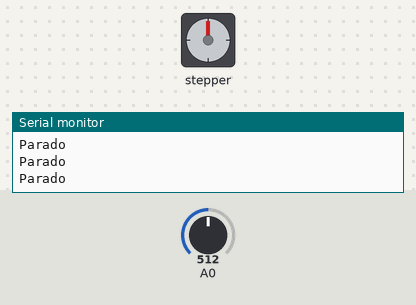
This sketch was run on a simulated Arduino Uno, built with avr-gcc and run on an emulated ATmega328P. Parts: stepper motor, the last lines printed to the serial monitor. Inputs (shaded band) come from the test bench; at power-on: A0 = 512. Stepper angles assume 200 steps per turn.

Above: at 1.2 s.
1.3 s: A0 set to 837
2.8 s: A0 set to 867
At 2.96 s:
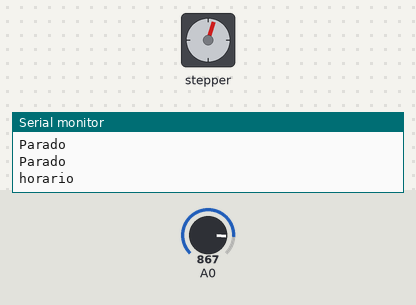
5.8 s: A0 set to 140
8.8 s: A0 set to 160
At 9.9 s:
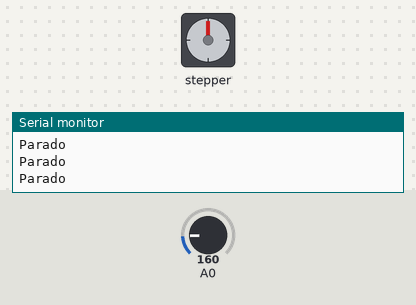
10.3 s: A0 set to 122
At 10.46 s:
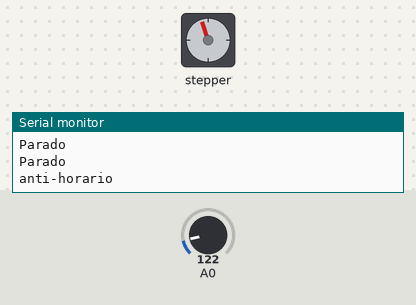
13.3 s: A0 set to 306
At 14.4 s:
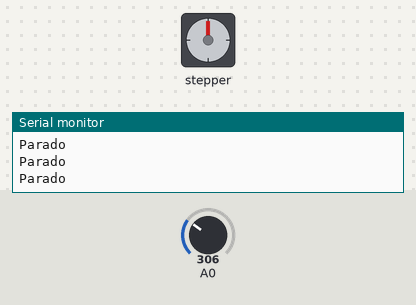
Timing chart, 0 to 16.3 s (numbered marks = the images above; inputs shaded):
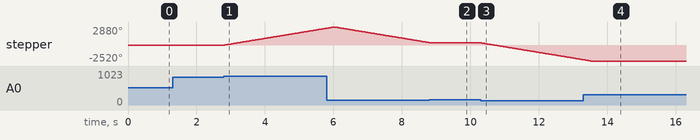

Measured:
- the behaviour switches between 850 and 851 on A0 (found by bisection; images 0 and 1)
- after the input at 2.8 s, stepper: keeps turning clockwise at about 899°/s, starting at once
- after the input at 8.8 s, stepper: goes on until 8.8 s, then stays 360°
- after the input at 10.3 s, stepper: keeps turning counter-clockwise at about 898°/s, starting at once
- after the input at 13.3 s, stepper: goes on until 13.5 s, then stays -2520°

The sketch:

MOTOR_DE_PASSO_POT.ino
```cpp
#include <Stepper.h>             //Inclusão da biblioteca

const int passosPorVolta = 200;
/*
Numero de passos por volta,
geralmente é dado no próprio motor
As vezes é fornecido o angulo de passo,
divida 360 por esse numero para saber
o numero de passos por volta
*/
// Declaração de um motor de passo nos pinos 8 a 11:
Stepper motor(passosPorVolta, 8,9,10,11);

void setup() {
  // Velocidade do motor em pwm: Obs. Pode variar de acordo com  de
                                  //a capacidade do motor
motor.setSpeed(150);
  // Inialização da serial para debug:
  Serial.begin(9600);

}

void loop() {
  int x = analogRead(A0);
    if(x > 850){  // se o potenciomentro for menor
                 //   que 850 gira sentido horário:
      Serial.println("horario");
      motor.step(passosPorVolta);

    }
    if(x < 150){  // se o potenciometro for menor
                 //  que 150 sentido anti-horário:
      Serial.println("anti-horario");
      motor.step(-passosPorVolta);

    }
    if (x > 150 && x < 850){     // se o potenciometro for
      Serial.println("Parado"); // maior que 150 e menor que 850
      motor.step(0);           //  mantem o motor parado

  }
}
```
